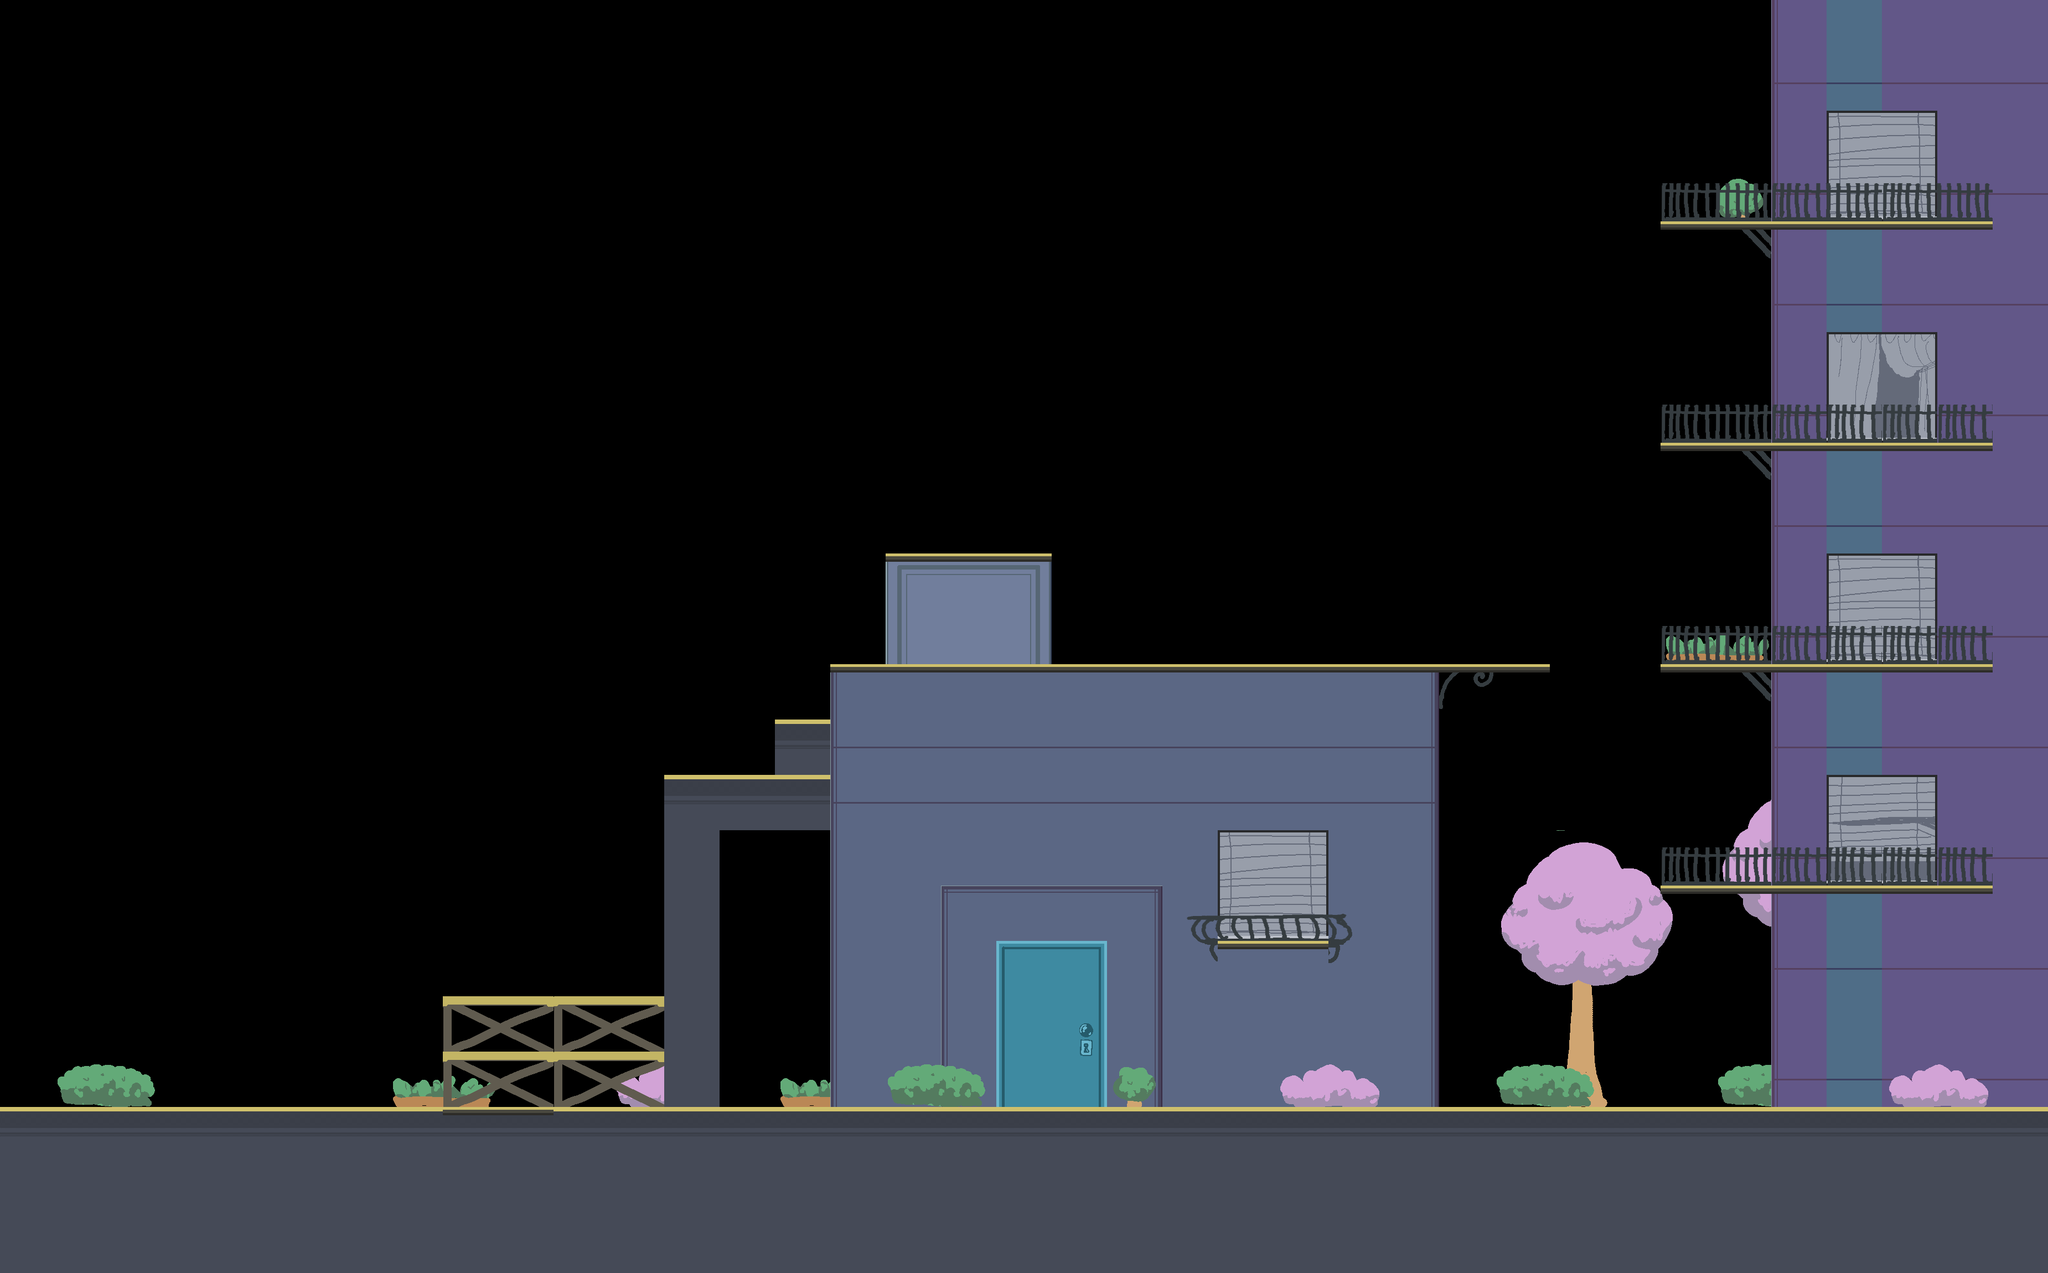

Below is a game level as drawn by its tile map, then a one-line description and the .tmx file that defines it, in full:
An orthogonal 37x23 tile map with 100x100 px tiles, 3 tile layers (Background Tiles, Foreground Tiles, Overlay) and 2 objects.

<map version="1.5" tiledversion="1.7.0" orientation="orthogonal" renderorder="right-down" width="37" height="23" tilewidth="100" tileheight="100" infinite="0" nextlayerid="5" nextobjectid="1">
 <tileset firstgid="1" name="tileset_buildings" tilewidth="100" tileheight="100" tilecount="1600" columns="40">
  <image source="../Tileset/tileset_city.png" width="4000" height="4000" />
  <tile id="10">
   <objectgroup draworder="index" id="2">
    <object id="1" x="0" y="0.265816" width="100.744" height="14.3541" />
   </objectgroup>
  </tile>
  <tile id="206">
   <objectgroup draworder="index" id="2">
    <object id="1" x="0.265816" y="0.265816" width="99.9468" height="99.4152" />
   </objectgroup>
  </tile>
 </tileset>
 <imagelayer id="4" name="BG Parallax 1" offsetx="1200" offsety="1100" />
 <layer id="1" name="Background Tiles" width="37" height="23">
  <data encoding="csv">
0,0,0,0,0,0,0,0,0,0,0,0,0,0,0,0,0,0,0,0,0,0,0,0,0,0,0,0,0,0,0,0,47,45,48,48,48,
0,0,0,0,0,0,0,0,0,0,0,0,0,0,0,0,0,0,0,0,0,0,0,0,0,0,0,0,0,0,0,0,87,85,88,88,88,
0,0,0,0,0,0,0,0,0,0,0,0,0,0,0,0,0,0,0,0,0,0,0,0,0,0,0,0,0,0,0,0,47,129,130,48,48,
0,0,0,0,0,0,0,0,0,0,0,0,0,0,0,0,0,0,0,0,0,0,0,0,0,0,0,0,0,0,0,297,87,169,170,88,88,
0,0,0,0,0,0,0,0,0,0,0,0,0,0,0,0,0,0,0,0,0,0,0,0,0,0,0,0,0,0,0,181,47,45,48,48,48,
0,0,0,0,0,0,0,0,0,0,0,0,0,0,0,0,0,0,0,0,0,0,0,0,0,0,0,0,0,0,0,0,87,85,88,88,88,
0,0,0,0,0,0,0,0,0,0,0,0,0,0,0,0,0,0,0,0,0,0,0,0,0,0,0,0,0,0,0,0,47,123,124,48,48,
0,0,0,0,0,0,0,0,0,0,0,0,0,0,0,0,0,0,0,0,0,0,0,0,0,0,0,0,0,0,0,0,87,163,164,88,88,
0,0,0,0,0,0,0,0,0,0,0,0,0,0,0,0,0,0,0,0,0,0,0,0,0,0,0,0,0,0,0,181,47,45,48,48,48,
0,0,0,0,0,0,0,0,0,0,0,0,0,0,0,0,0,0,0,0,0,0,0,0,0,0,0,0,0,0,0,0,87,85,88,88,88,
0,0,0,0,0,0,0,0,0,0,0,0,0,0,0,0,204,205,206,0,0,0,0,0,0,0,0,0,0,0,0,0,47,129,130,48,48,
0,0,0,0,0,0,0,0,0,0,0,0,0,0,0,0,244,245,246,0,0,0,0,0,0,0,0,0,0,0,253,254,87,169,170,88,88,
0,0,0,0,0,0,0,0,0,0,0,0,0,0,0,1,2,2,2,2,2,2,2,2,2,3,215,0,0,0,0,181,47,45,48,48,48,
0,0,0,0,0,0,0,0,0,0,0,0,0,0,0,81,82,82,82,82,82,82,82,82,82,83,0,0,0,0,0,0,87,85,88,88,88,
0,0,0,0,0,0,0,0,0,0,0,0,0,0,0,81,82,82,82,82,82,82,82,82,82,83,0,0,0,0,0,331,47,121,122,48,48,
0,0,0,0,0,0,0,0,0,0,0,0,0,0,0,41,42,42,42,42,42,42,129,130,42,43,0,331,332,333,0,371,87,161,162,88,88,
0,0,0,0,0,0,0,0,0,0,0,0,0,0,0,41,42,1,2,2,3,42,169,170,42,43,0,371,372,373,374,411,47,45,48,48,48,
0,0,0,0,0,0,0,0,0,0,0,0,0,0,0,41,42,41,321,322,43,42,42,42,42,43,0,411,412,413,414,0,87,85,88,88,88,
0,0,0,0,0,0,0,0,0,0,0,0,0,0,0,41,42,41,361,362,43,42,42,42,42,43,0,451,452,453,0,0,47,45,48,48,48,
0,0,0,0,0,0,0,253,254,0,0,334,335,0,253,41,42,41,401,402,43,42,42,42,42,43,0,491,492,493,0,291,87,85,88,88,88,
0,0,0,0,0,0,0,0,0,0,0,0,0,0,0,0,0,0,0,0,0,0,0,0,0,0,0,0,0,0,0,0,0,0,0,0,0,
0,0,0,0,0,0,0,0,0,0,0,0,0,0,0,0,0,0,0,0,0,0,0,0,0,0,0,0,0,0,0,0,0,0,0,0,0,
0,0,0,0,0,0,0,0,0,0,0,0,0,0,0,0,0,0,0,0,0,0,0,0,0,0,0,0,0,0,0,0,0,0,0,0,0
</data>
 </layer>
 <layer id="2" name="Foreground Tiles" width="37" height="23">
  <data encoding="csv">
0,0,0,0,0,0,0,0,0,0,0,0,0,0,0,0,0,0,0,0,0,0,0,0,0,0,0,0,0,0,0,0,0,0,0,0,0,
0,0,0,0,0,0,0,0,0,0,0,0,0,0,0,0,0,0,0,0,0,0,0,0,0,0,0,0,0,0,0,0,0,0,0,0,0,
0,0,0,0,0,0,0,0,0,0,0,0,0,0,0,0,0,0,0,0,0,0,0,0,0,0,0,0,0,0,0,0,0,0,0,0,0,
0,0,0,0,0,0,0,0,0,0,0,0,0,0,0,0,0,0,0,0,0,0,0,0,0,0,0,0,0,0,0,0,0,0,0,0,0,
0,0,0,0,0,0,0,0,0,0,0,0,0,0,0,0,0,0,0,0,0,0,0,0,0,0,0,0,0,0,11,11,11,11,11,11,0,
0,0,0,0,0,0,0,0,0,0,0,0,0,0,0,0,0,0,0,0,0,0,0,0,0,0,0,0,0,0,0,0,0,0,0,0,0,
0,0,0,0,0,0,0,0,0,0,0,0,0,0,0,0,0,0,0,0,0,0,0,0,0,0,0,0,0,0,0,0,0,0,0,0,0,
0,0,0,0,0,0,0,0,0,0,0,0,0,0,0,0,0,0,0,0,0,0,0,0,0,0,0,0,0,0,0,0,0,0,0,0,0,
0,0,0,0,0,0,0,0,0,0,0,0,0,0,0,0,0,0,0,0,0,0,0,0,0,0,0,0,0,0,11,11,11,11,11,11,0,
0,0,0,0,0,0,0,0,0,0,0,0,0,0,0,0,0,0,0,0,0,0,0,0,0,0,0,0,0,0,0,0,0,0,0,0,0,
0,0,0,0,0,0,0,0,0,0,0,0,0,0,0,0,11,11,11,0,0,0,0,0,0,0,0,0,0,0,0,0,0,0,0,0,0,
0,0,0,0,0,0,0,0,0,0,0,0,0,0,0,0,0,0,0,0,0,0,0,0,0,0,0,0,0,0,0,0,0,0,0,0,0,
0,0,0,0,0,0,0,0,0,0,0,0,0,0,0,11,11,11,11,11,11,11,11,11,11,11,11,11,0,0,11,11,11,11,11,11,0,
0,0,0,0,0,0,0,0,0,0,0,0,0,0,207,0,0,0,0,0,0,0,0,0,0,0,0,0,0,0,0,0,0,0,0,0,0,
0,0,0,0,0,0,0,0,0,0,0,0,207,207,207,0,0,0,0,0,0,0,0,0,0,0,0,0,0,0,0,0,0,0,0,0,0,
0,0,0,0,0,0,0,0,0,0,0,0,247,0,0,0,0,0,0,0,0,0,0,0,0,0,0,0,0,0,0,0,0,0,0,0,0,
0,0,0,0,0,0,0,0,0,0,0,0,247,0,0,0,0,0,0,0,0,0,0,0,0,0,0,0,0,0,11,11,11,11,11,11,0,
0,0,0,0,0,0,0,0,0,0,0,0,247,0,0,0,0,0,0,0,0,0,11,11,0,0,0,0,0,0,0,0,0,0,0,0,0,
0,0,0,0,0,0,0,0,11,11,0,0,247,0,0,0,0,0,0,0,0,0,0,0,0,0,0,0,0,0,0,0,0,0,0,0,0,
0,0,0,0,0,0,0,0,11,11,0,0,247,0,0,0,0,0,0,0,0,0,0,0,0,0,0,0,0,0,0,0,0,0,0,0,0,
207,207,207,207,207,207,207,207,207,207,207,207,207,207,207,207,207,207,207,207,207,207,207,207,207,207,207,207,207,207,207,207,207,207,207,207,207,
247,247,247,247,247,247,247,247,247,247,247,247,247,247,247,247,247,247,247,247,247,247,247,247,247,247,247,247,247,247,247,247,247,247,247,247,247,
247,247,247,247,247,247,247,247,247,247,247,247,247,247,247,247,247,247,247,247,247,247,247,247,247,247,247,247,247,247,247,247,247,247,247,247,247
</data>
 </layer>
 <layer id="3" name="Overlay" width="37" height="23">
  <data encoding="csv">
0,0,0,0,0,0,0,0,0,0,0,0,0,0,0,0,0,0,0,0,0,0,0,0,0,0,0,0,0,0,0,0,0,0,0,0,0,
0,0,0,0,0,0,0,0,0,0,0,0,0,0,0,0,0,0,0,0,0,0,0,0,0,0,0,0,0,565,566,0,0,0,0,0,0,
0,0,0,0,0,0,0,0,0,0,0,0,0,0,0,0,0,0,0,0,0,0,0,0,0,0,0,0,0,0,0,0,0,0,0,0,0,
0,0,0,0,0,0,0,0,0,0,0,0,0,0,0,0,0,0,0,0,0,0,0,0,0,0,0,0,0,0,140,141,140,141,140,141,0,
0,0,0,0,0,0,0,0,0,0,0,0,0,0,0,0,0,0,0,0,0,0,0,0,0,0,0,0,0,0,11,11,0,0,0,0,0,
0,0,0,0,0,0,0,0,0,0,0,0,0,0,0,0,0,0,0,0,0,0,0,0,0,0,0,0,0,0,0,0,0,0,0,0,0,
0,0,0,0,0,0,0,0,0,0,0,0,0,0,0,0,0,0,0,0,0,0,0,0,0,0,0,0,0,0,0,0,0,0,0,0,0,
0,0,0,0,0,0,0,0,0,0,0,0,0,0,0,0,0,0,0,0,0,0,0,0,0,0,0,0,0,0,140,141,140,140,140,140,0,
0,0,0,0,0,0,0,0,0,0,0,0,0,0,0,0,0,0,0,0,0,0,0,0,0,0,0,0,0,0,11,11,0,0,0,0,0,
0,0,0,0,0,0,0,0,0,0,0,0,0,0,0,0,0,0,0,0,0,0,0,0,0,0,0,0,0,0,0,0,0,0,0,0,0,
0,0,0,0,0,0,0,0,0,0,0,0,0,0,0,0,0,0,0,561,562,0,0,0,0,0,0,0,525,526,0,0,0,0,0,0,0,
0,0,0,0,0,0,0,0,0,0,0,0,0,0,0,0,0,0,0,0,0,0,0,0,0,0,0,0,0,0,140,141,140,140,140,140,0,
0,0,0,0,0,0,0,0,0,0,0,0,0,0,0,0,0,0,0,0,0,0,0,0,0,0,0,0,0,0,11,11,0,0,0,0,0,
0,0,0,0,0,0,0,0,0,0,0,0,0,0,0,0,0,0,0,0,523,524,0,521,522,0,0,0,0,0,0,0,0,0,0,0,0,
0,0,0,0,0,0,0,0,0,0,0,0,0,0,0,0,0,0,0,0,0,0,0,0,0,0,0,0,0,0,0,0,0,0,0,0,0,
0,0,0,0,0,0,0,0,483,0,0,0,0,0,0,0,0,0,0,0,0,0,0,0,0,0,0,0,0,0,140,141,140,140,140,140,0,
0,0,0,0,481,482,0,0,0,0,0,484,0,0,0,0,0,0,0,0,0,15,16,17,18,0,0,0,0,0,11,11,0,0,0,0,0,
0,0,0,0,0,0,0,0,0,0,0,0,0,0,0,0,0,0,0,0,0,55,11,11,58,0,0,0,0,0,0,0,0,0,0,0,0,
0,0,0,0,0,0,0,0,303,304,303,304,0,0,0,0,0,0,0,0,0,0,0,0,0,0,0,0,0,0,0,0,0,0,0,0,0,
0,291,292,0,0,0,0,0,303,304,303,304,0,0,0,0,291,292,0,0,295,0,0,334,335,0,0,291,292,0,0,0,0,0,334,335,0,
0,0,0,0,0,0,0,0,11,11,0,0,0,0,0,0,0,0,0,0,0,0,0,0,0,0,0,0,0,0,0,0,0,0,0,0,0,
0,0,0,0,0,0,0,0,0,0,0,0,0,0,0,0,0,0,0,0,0,0,0,0,0,0,0,0,0,0,0,0,0,0,0,0,0,
0,0,0,0,0,0,0,0,0,0,0,0,0,0,0,0,0,0,0,0,0,0,0,0,0,0,0,0,0,0,0,0,0,0,0,0,0
</data>
 </layer>
</map>